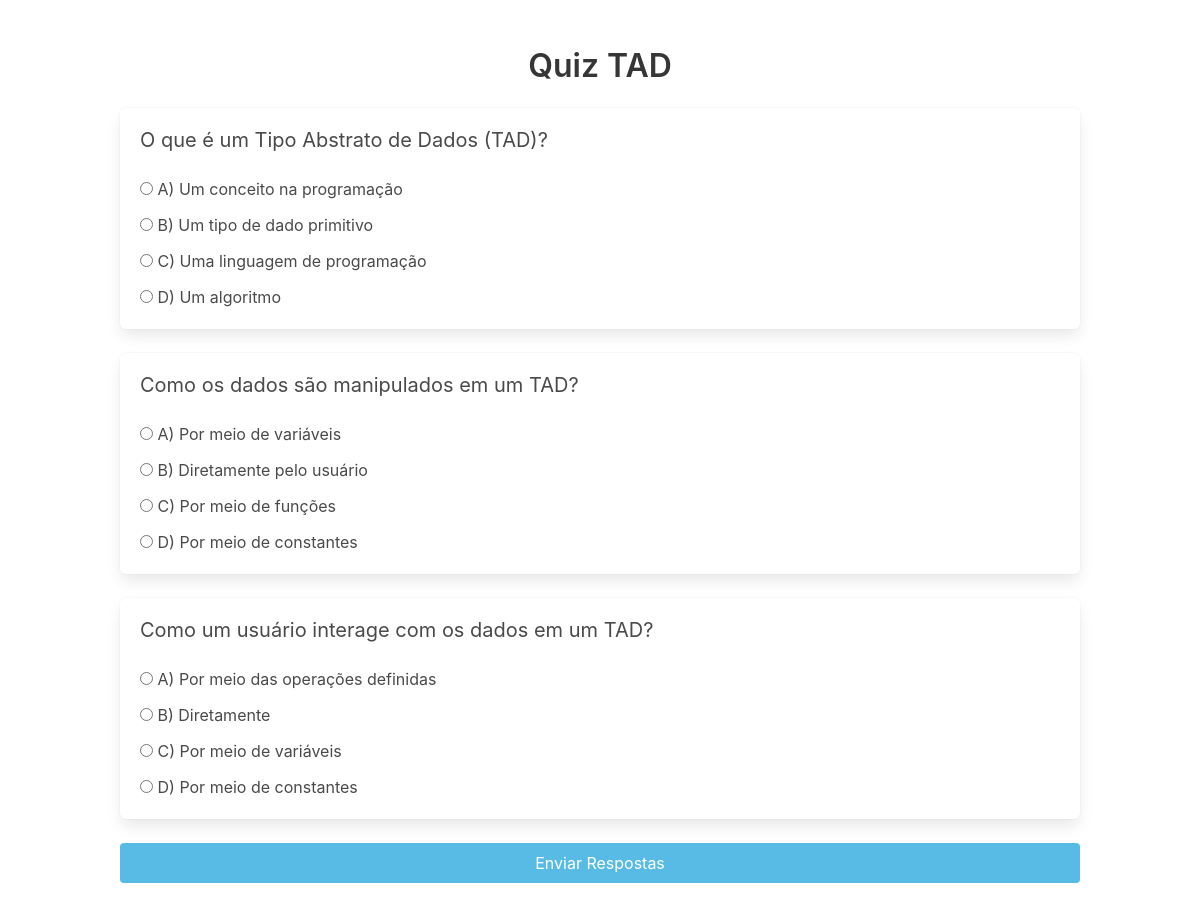
Screenshot of /quiz/quizTAD.php with the database file from the repository.
### tables this page shows
CREATE TABLE questions (
    id INT PRIMARY KEY AUTO_INCREMENT,
    class_id INT,
    question VARCHAR(255) NOT NULL,
    a VARCHAR(255) NOT NULL,
    b VARCHAR(255) NOT NULL,
    c VARCHAR(255) NOT NULL,
    d VARCHAR(255) NOT NULL,
    correct CHAR(1) NOT NULL,
    FOREIGN KEY (class_id) REFERENCES class(id) ON DELETE CASCADE
);

### funcoes/Model/Database.php (called while the page is built, shortened)
<?php
class Database
{
    private $host;
    private $user;
    private $password;
    private $database;
    public function __construct($host, $user, $password, $database)
    {
        $this->host = $host;
        $this->user = $user;
        $this->password = $password;
        $this->database = $database;
    }
    public function connect()
    {
        return mysqli_connect($this->host, $this->user, $this->password, $this->database);
    }
    public function getQuestions($classId)
    {
        $conn = $this->connect();
        $sql = "SELECT * FROM questions WHERE class_id = " . $classId;
        $result = $conn->query($sql);
        return $result;
    }
}

### funcoes/Controller/Controller.php (called while the page is built, shortened)
<?php
require_once(__DIR__ . "/../Model/Database.php");
require_once(__DIR__ . "/../Model/Question.php");
class Controller
{
    private $database;
    public function __construct()
    {
        $this->database = new Database("127.0.0.1", "root", "", "estruturadados");
    }
    public function getQuestions($classId)
    {
        $result = $this->database->getQuestions($classId);
        $questions = [];
        while ($row = $result->fetch_assoc()) {
            $questions[] = new Question($row['question'], $row['a'], $row['b'], $row['c'], $row['d'], $row['correct']);
        }
        if (count($questions) > 3) {
            $randomKeys = array_rand($questions, 3);
            $randomQuestions = [];
            foreach ($randomKeys as $key) {
                $randomQuestions[] = $questions[$key];
            }
            return $randomQuestions;
        }
        return $questions;
    }
}

### funcoes/Model/Question.php (called while the page is built, shortened)
<?php
class Question
{
    private $question;
    private $optionA;
    private $optionB;
    private $optionC;
    private $optionD;
    public function __construct($question, $optionA, $optionB, $optionC, $optionD, $correctAnswer)
    {
        $this->question = $question;
        $this->optionA = $optionA;
        $this->optionB = $optionB;
        $this->optionC = $optionC;
        $this->optionD = $optionD;
    }
    public function getQuestion()
    {
        return $this->question;
    }
    public function getOptionA()
    {
        return $this->optionA;
    }
    public function getOptionB()
    {
        return $this->optionB;
    }
    public function getOptionC()
    {
        return $this->optionC;
    }
    public function getOptionD()
    {
        return $this->optionD;
    }
}
?>

### quiz/quizTAD.php (the view, shortened to what this page needs)
<?php
    require_once "../funcoes/Controller/Controller.php";
    $controller = new Controller();
?>
<!DOCTYPE html>
<html lang="pt-BR">
<head>
    <link rel="stylesheet" href="https://cdn.jsdelivr.net/npm/bulma@0.9.3/css/bulma.min.css">
</head>
<body>
<section class="section">
    <div class="container">
        <h1 class="title has-text-centered">Quiz TAD</h1>
        <form method="POST" action="resultado.php">
            <?php
                $questions = $controller->getQuestions(1);
                foreach($questions as $index => $question) {
                    echo "<div class='box'>";
                    echo "<p class='subtitle'>".$question->getQuestion()."</p>";
                    echo "<div class='field'>";
                    echo "<label class='radio'><input type='radio' name='q$index' value='A'> A) ".$question->getOptionA()."</label>";
                    echo "</div>";
                    echo "<div class='field'>";
                    echo "<label class='radio'><input type='radio' name='q$index' value='B'> B) ".$question->getOptionB()."</label>";
                    echo "</div>";
                    echo "<div class='field'>";
                    echo "<label class='radio'><input type='radio' name='q$index' value='C'> C) ".$question->getOptionC()."</label>";
                    echo "</div>";
                    echo "<div class='field'>";
                    echo "<label class='radio'><input type='radio' name='q$index' value='D'> D) ".$question->getOptionD()."</label>";
                    echo "</div>";
                    echo "</div>";
                }
            ?>
            <div class="field">
                <div class="control">
                    <button type="submit" class="button is-primary is-fullwidth" style="background-color: #58bbe6">Enviar Respostas</button>
                </div>
            </div>
        </form>
    </div>
</section>
</body>
</html>

### rows the page displays
questions: question "O que é um Tipo Abstrato de Dados (TAD)?", a "Um conceito na programação", b "Um tipo de dado primitivo", c "Uma linguagem de programação", d "Um algoritmo"
questions: question "Como os dados são manipulados em um TAD?", a "Por meio de variáveis", b "Diretamente pelo usuário", c "Por meio de funções", d "Por meio de constantes"
questions: question "Como um usuário interage com os dados em um TAD?", a "Por meio das operações definidas", b "Diretamente", c "Por meio de variáveis", d "Por meio de constantes"
